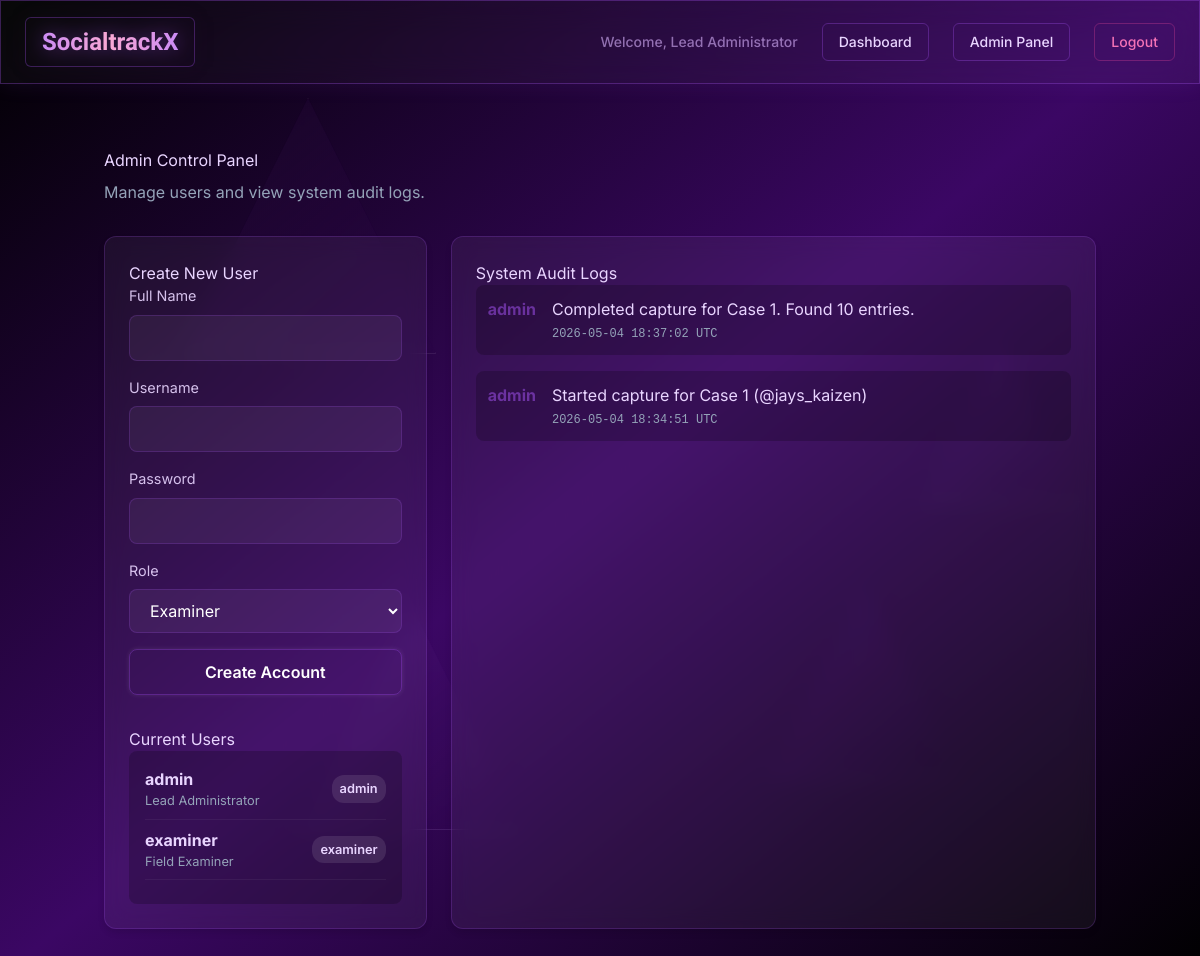
Page /admin (signed in) on the earlier database version.
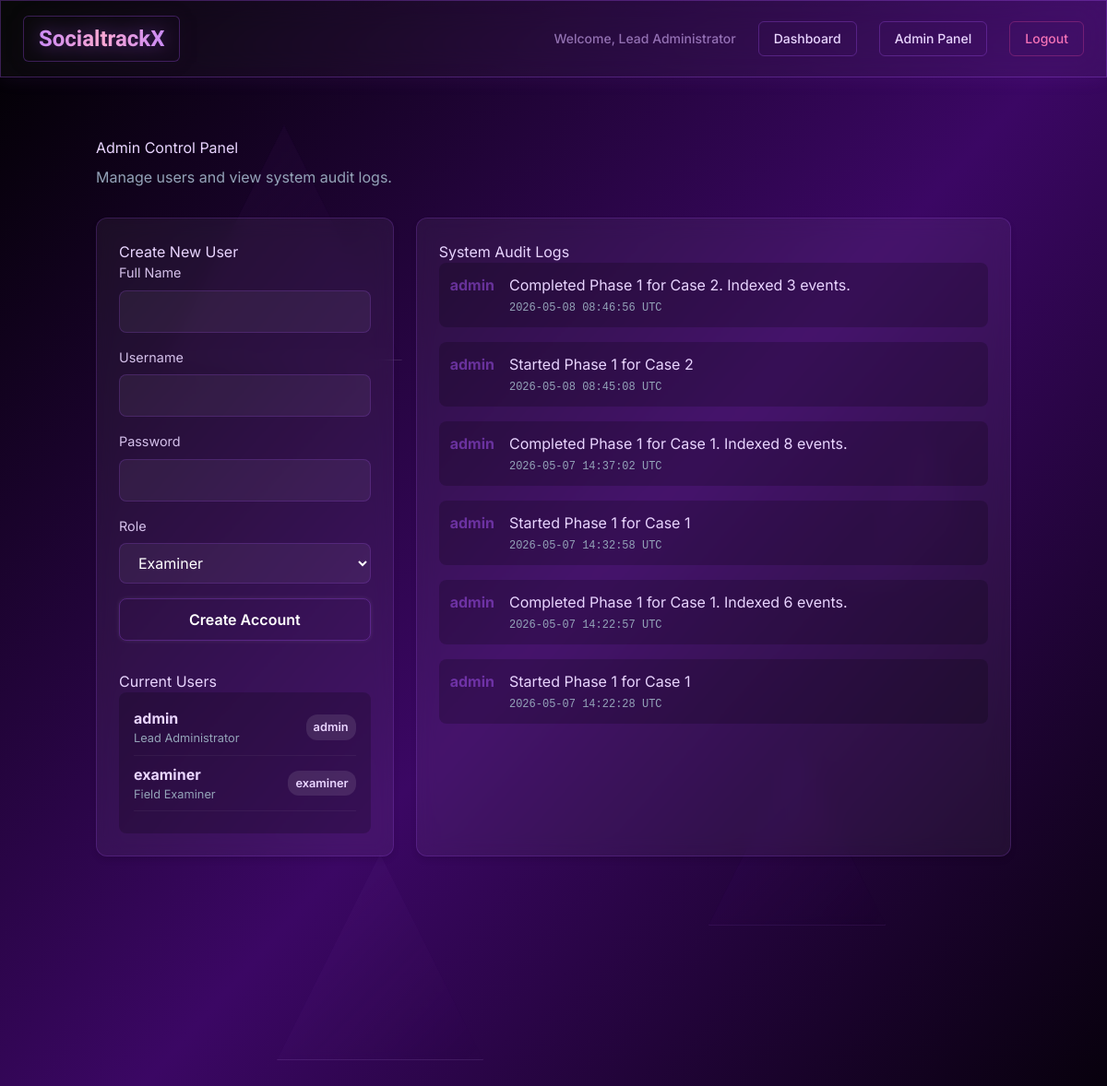
Same page on the later database version.
### database.py (models this page shows)
class User(Base):
    __tablename__ = "users"
    id = Column(Integer, primary_key=True, index=True)
    username = Column(String(100), unique=True, nullable=False, index=True)
    hashed_password = Column(String(200), nullable=False)
    role = Column(String(20), default="examiner")  # 'admin' or 'examiner'
    name = Column(String(100), default="Examiner")
    created_at = Column(DateTime, default=datetime.utcnow)

class AuditLog(Base):
    __tablename__ = "audit_logs"
    id = Column(Integer, primary_key=True, index=True)
    user_id = Column(Integer, ForeignKey("users.id"), nullable=True)
    action = Column(String(200), nullable=False)
    timestamp = Column(DateTime, default=datetime.utcnow)
    user = relationship("User")

### main.py (the view)
@app.get("/admin", response_class=HTMLResponse)
def admin_panel(request: Request, user: User = Depends(get_current_admin), db: Session = Depends(get_db)):
    users = db.query(User).all()
    logs = db.query(AuditLog).order_by(AuditLog.timestamp.desc()).limit(50).all()
    return templates.TemplateResponse(request=request, name="admin.html", context={"request": request, "user": user, "users": users, "logs": logs})

### templates/admin.html (shortened to what this page needs)
{% extends "base.html" %}
{% block content %}
<div style="margin-bottom: 32px;">
    <h1 style="margin: 0;">Admin Control Panel</h1>
    <p style="color: var(--text-dim); margin-top: 8px;">Manage users and view system audit logs.</p>
</div>
<div class="grid" style="grid-template-columns: 1fr 2fr;">
    <div class="glass-card">
        <h3 style="margin-top: 0;">Create New User</h3>
        <form method="POST" action="/admin/users/new">
            <div class="form-group">
                <label class="form-label">Full Name</label>
                <input type="text" name="name" class="form-input" required>
            </div>
            <div class="form-group">
                <label class="form-label">Username</label>
                <input type="text" name="username" class="form-input" required>
            </div>
            <div class="form-group">
                <label class="form-label">Password</label>
                <input type="password" name="password" class="form-input" required>
            </div>
            <div class="form-group">
                <label class="form-label">Role</label>
                <select name="role" class="form-input">
                    <option value="examiner">Examiner</option>
                </select>
            </div>
            <button type="submit" class="btn btn-outline" style="width: 100%;">Create Account</button>
        </form>
        <h3 style="margin-top: 32px;">Current Users</h3>
        <div style="background: rgba(0,0,0,0.2); border-radius: 8px; padding: 16px;">
            {% for u in users %}
            <div style="display: flex; justify-content: space-between; margin-bottom: 8px; padding-bottom: 8px; border-bottom: 1px solid rgba(255,255,255,0.05);">
                <div>
                    <strong>{{ u.username }}</strong>
                    <div style="font-size: 0.8rem; color: var(--text-dim);">{{ u.name }}</div>
                </div>
                <span class="badge" style="align-self: center;">{{ u.role }}</span>
            </div>
            {% endfor %}
        </div>
    </div>
    <div class="glass-card">
        <h3 style="margin-top: 0;">System Audit Logs</h3>
        <div style="max-height: 500px; overflow-y: auto;">
            {% for log in logs %}
            <div style="display: flex; align-items: flex-start; margin-bottom: 16px; background: rgba(0,0,0,0.2); padding: 12px; border-radius: 8px;">
                <div style="margin-right: 16px; color: var(--accent); font-weight: bold;">
                    {{ log.user.username if log.user else 'System' }}
                </div>
                <div style="flex: 1;">
                    <div style="margin-bottom: 4px;">{{ log.action }}</div>
                    <div style="font-size: 0.75rem; color: var(--text-dim); font-family: monospace;">
                        {{ log.timestamp.strftime('%Y-%m-%d %H:%M:%S') }} UTC
                    </div>
                </div>
            </div>
            {% else %}
            <div style="color: var(--text-dim); text-align: center; padding: 32px;">No audit logs available yet.</div>
            {% endfor %}
        </div>
    </div>
</div>
{% endblock %}

### templates/base.html (shortened to what this page needs)
<!DOCTYPE html>
<html lang="en" class="dark">
<head>
    <script src="https://cdn.tailwindcss.com"></script>
    <link rel="stylesheet" href="https://cdn.jsdelivr.net/npm/bootstrap-icons@1.11.1/font/bootstrap-icons.css">
    <link rel="stylesheet" href="/static/style.css">
</head>
<body class="min-h-screen relative overflow-x-hidden bg-gradient-to-br from-black via-purple-950 to-black text-purple-200">
    <div class="fixed inset-0 overflow-hidden pointer-events-none z-0">
        <div class="absolute w-64 h-64 border border-white/10 bg-gradient-to-br from-purple-500/5 to-transparent backdrop-blur-sm"
            style="clip-path: polygon(50% 0%, 100% 100%, 0% 100%); top: 10%; left: 15%; animation: float-1 20s ease-in-out infinite, pulse-glow-1 6s ease-in-out infinite"></div>
        <div class="absolute w-48 h-48 border border-purple-400/10 bg-gradient-to-br from-purple-600/5 to-transparent backdrop-blur-sm"
            style="clip-path: polygon(50% 0%, 100% 100%, 0% 100%); top: 60%; right: 20%; animation: float-2 25s ease-in-out infinite, pulse-glow-2 7s ease-in-out infinite"></div>
        <div class="absolute w-56 h-56 border border-purple-300/10 bg-gradient-to-br from-purple-400/5 to-transparent backdrop-blur-sm"
            style="clip-path: polygon(50% 0%, 100% 100%, 0% 100%); bottom: 15%; left: 25%; animation: float-3 22s ease-in-out infinite, pulse-glow-3 8s ease-in-out infinite"></div>
        <div class="absolute w-40 h-40 border border-white/10 bg-gradient-to-br from-purple-500/5 to-transparent backdrop-blur-sm"
            style="clip-path: polygon(50% 0%, 100% 100%, 0% 100%); top: 35%; right: 10%; animation: float-4 18s ease-in-out infinite, pulse-glow-1 6.5s ease-in-out infinite"></div>
    </div>
    {% if request.session.get("user_id") %}
    <nav class="relative z-50 glass-panel border-b border-purple-500/30 px-6 py-4 flex justify-between items-center mb-8">
        <a href="/dashboard" class="text-2xl font-bold orbitron bg-gradient-to-r from-purple-400 via-pink-300 to-purple-400 bg-clip-text text-transparent hover:scale-105 transition-transform" style="filter: drop-shadow(0 0 10px rgba(168, 85, 247, 0.5))">SocialtrackX</a>
        <div class="flex items-center space-x-6 text-sm font-medium">
            <span class="text-purple-300/60">Welcome, {{ user.name }}</span>
            <a href="/dashboard" class="clickable-text">Dashboard</a>
            {% if request.session.get("role") == "admin" %}
            <a href="/admin" class="clickable-text">Admin Panel</a>
            {% endif %}
            <a href="/logout" class="clickable-text !text-pink-400 !border-pink-500/30 hover:!text-pink-300 hover:!bg-pink-500/10 hover:!border-pink-400/60">Logout</a>
        </div>
    </nav>
    {% endif %}
    <div class="container mx-auto px-4 relative z-10 pb-12">
        {% block content %}{% endblock %}
    </div>
</body>
</html>

Differences in the rows shown:
no longer on this page (row edited): AuditLog: user "admin", action "Completed capture for Case 1. Found 10 entries.", timestamp "2026-05-04 18:37:02"
no longer on this page (row edited): AuditLog: user "admin", action "Started capture for Case 1 (@jays_kaizen)", timestamp "2026-05-04 18:34:51"
added AuditLog: user "admin", action "Completed Phase 1 for Case 2. Indexed 3 events.", timestamp "2026-05-08 08:46:56"
added AuditLog: user "admin", action "Started Phase 1 for Case 2", timestamp "2026-05-08 08:45:08"
added AuditLog: user "admin", action "Completed Phase 1 for Case 1. Indexed 8 events.", timestamp "2026-05-07 14:37:02"
added AuditLog: user "admin", action "Started Phase 1 for Case 1", timestamp "2026-05-07 14:32:58"
added AuditLog: user "admin", action "Completed Phase 1 for Case 1. Indexed 6 events.", timestamp "2026-05-07 14:22:57"
added AuditLog: user "admin", action "Started Phase 1 for Case 1", timestamp "2026-05-07 14:22:28"
